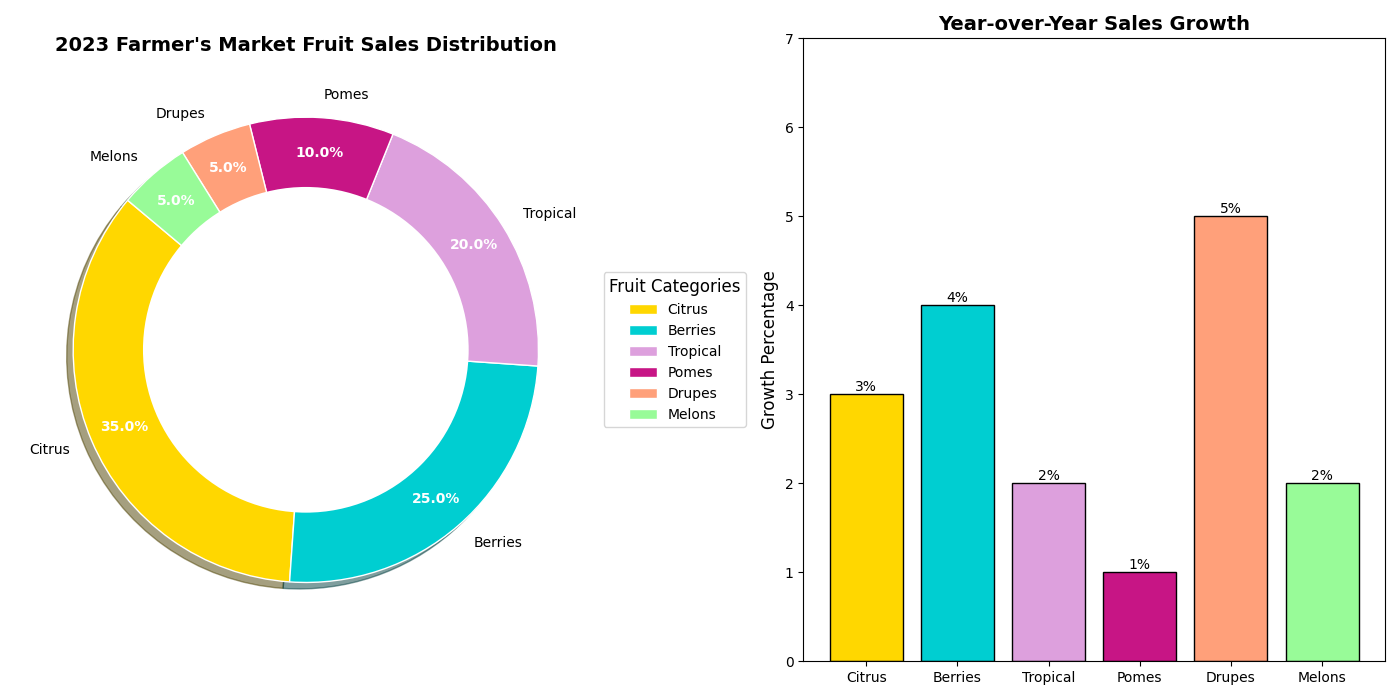

Recreate this plot in Python.
import matplotlib.pyplot as plt
import numpy as np

fruit_categories = ['Citrus', 'Berries', 'Tropical', 'Pomes', 'Drupes', 'Melons']
fruit_popularity = [35, 25, 20, 10, 5, 5]
sales_growth = [3, 4, 2, 1, 5, 2]

# Shuffled colors
colors = ['#FFD700', '#00CED1', '#DDA0DD', '#C71585', '#FFA07A', '#98FB98']

fig, (ax1, ax2) = plt.subplots(1, 2, figsize=(14, 7))

wedges, texts, autotexts = ax1.pie(fruit_popularity, labels=fruit_categories, autopct='%1.1f%%',
                                   startangle=140, colors=colors, pctdistance=0.85,
                                   wedgeprops=dict(edgecolor='white'), shadow=True)

for autotext in autotexts:
    autotext.set_color('white')
    autotext.set_fontsize(10)
    autotext.set_fontweight('bold')

for text in texts:
    text.set_fontsize(10)
    text.set_fontweight('normal')

ax1.set_title("2023 Farmer's Market Fruit Sales Distribution", fontsize=14, fontweight='bold')

ax1.legend(wedges, fruit_categories, title="Fruit Categories", loc='center left', bbox_to_anchor=(1, 0.5), 
           fontsize=10, title_fontsize=12)

centre_circle = plt.Circle((0, 0), 0.70, fc='white')
ax1.add_artist(centre_circle)

bars = ax2.bar(fruit_categories, sales_growth, color=colors, edgecolor='black')

for bar in bars:
    height = bar.get_height()
    ax2.text(bar.get_x() + bar.get_width() / 2, height, f'{height}%', ha='center', va='bottom', fontsize=10)

ax2.set_title("Year-over-Year Sales Growth", fontsize=14, fontweight='bold')
ax2.set_ylabel("Growth Percentage", fontsize=12)
ax2.set_ylim(0, max(sales_growth) + 2)

plt.tight_layout()
plt.show()
